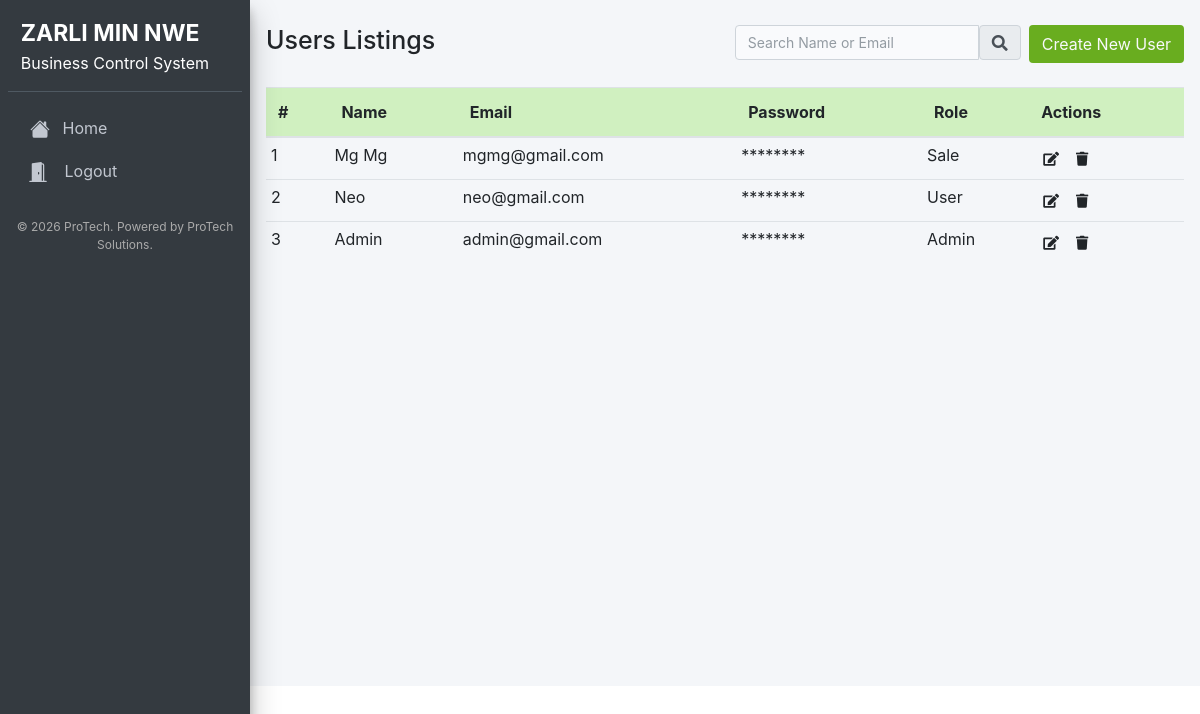
The page /users.php (signed in) on the database as committed earlier.
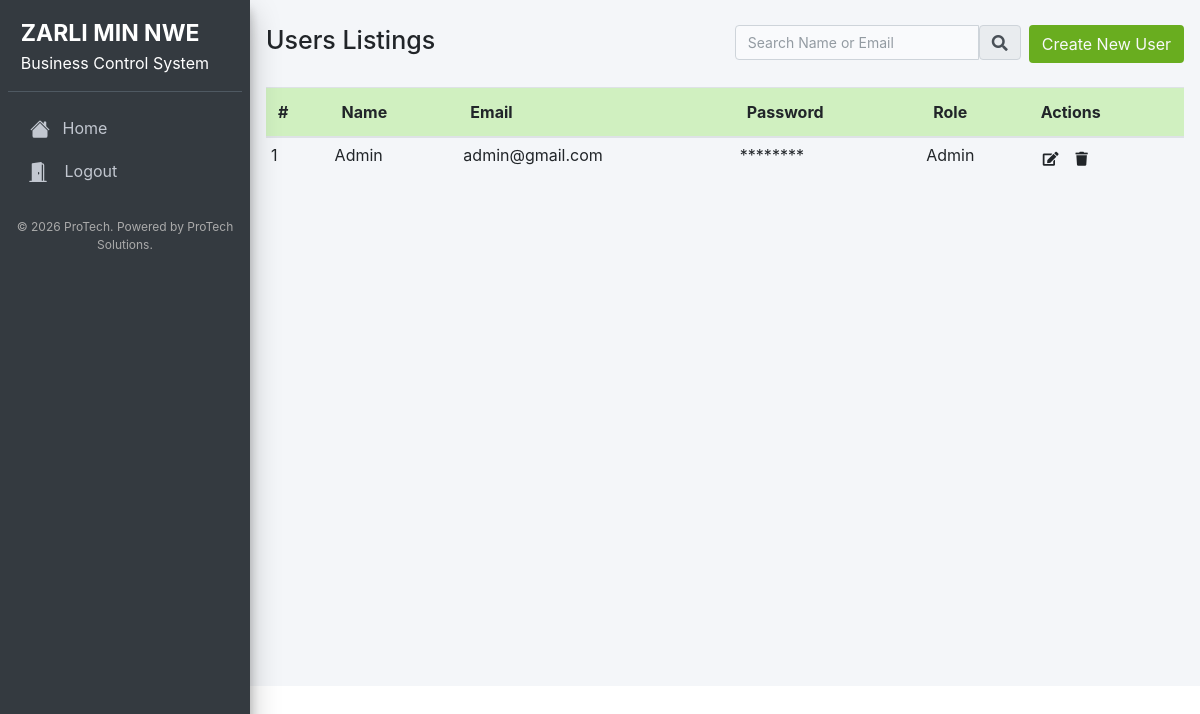
The same page on the database as committed later.
### tables this page shows
CREATE TABLE `users` (
  `id` int(11) NOT NULL,
  `name` varchar(100) NOT NULL,
  `email` varchar(100) NOT NULL,
  `password` varchar(255) NOT NULL,
  `role` int(11) NOT NULL
);

CREATE TABLE `roles` (
  `id` int(11) NOT NULL,
  `name` varchar(255) NOT NULL,
  `description` text NOT NULL
);

### users.php (the view, shortened to what this page needs)
<?php
require '../config/config.php';
include 'header.php';
$pageno = !empty($_GET['pageno']) ? $_GET['pageno'] : 1;
$numOfrecs = 10;
$offset = ($pageno - 1) * $numOfrecs;
$searchQuery = '';
$stmt = $pdo->prepare("SELECT * FROM users $searchQuery ORDER BY id DESC");
$stmt->execute();
$rawResult = $stmt->fetchAll();
$stmt = $pdo->prepare("SELECT * FROM users $searchQuery ORDER BY id DESC LIMIT $offset, $numOfrecs");
$stmt->execute();
$users = $stmt->fetchAll();
?>
<div class="col-md-12 px-3">
    <div class="d-flex mt-4 mb-4 justify-content-between">
        <h1 class="card-title">Users Listings</h1>
        <div class="d-flex">
            <form action="" method="post" class="me-2">
                <div class="input-group">
                    <input type="text" class="form-control" placeholder="Search Name or Email" name="search">
                    <button type="submit" class="input-group-text">
                        <i class="fas fa-search"></i>
                    </button>
                </div>
            </form>
            <a href="user_add.php" class="btn btn-purple text-light ml-2">Create New User</a>
        </div>
    </div>
    <div class="outer">
        <table class="table table-hover">
            <thead class="custom-thead">
                <tr>
                    <th>#</th>
                    <th>Name</th>
                    <th>Email</th>
                    <th>Password</th>
                    <th>Role</th>
                    <th>Actions</th>
                </tr>
            </thead>
            <tbody>
                <?php
                if ($users) {
                    $count = $offset + 1;
                    foreach ($users as $user) {
                        $role_id = $user['role'];
                        $stmt = $pdo->prepare("SELECT * FROM roles WHERE id='$role_id'");
                        $stmt->execute();
                        $role = $stmt->fetch(PDO::FETCH_ASSOC);
                        ?>
                        <tr>
                            <td><?php echo $count; ?></td>
                            <td><?php echo htmlspecialchars($user['name']); ?></td>
                            <td><?php echo htmlspecialchars($user['email']); ?></td>
                            <td><?php echo str_repeat('*', 8);  ?></td>
                            <td><?php echo htmlspecialchars($role['name']); ?></td>
                            <td>
                                <div class="btn-group">
                                    <a href="user_edit.php?id=<?php echo $user['id'];?>" class="btn btn-sm">
                                        <i class="fas fa-edit"></i>
                                    </a>
                                    <a href="user_delete.php?id=<?php echo $user['id'];?>" class="btn btn-sm delete-user">
                                        <i class="fas fa-trash"></i>
                                    </a>
                                </div>
                            </td>
                        </tr>
                        <?php
                        $count++;
                    }
                } else {
                    echo '<tr><td colspan="5" class="text-center">No users found</td></tr>';
                }
                ?>
            </tbody>
        </table>
    </div>
</div>

Rows that differ between the two databases and show on the page:
removed users: name "Mg Mg", email "mgmg@gmail.com", roles.name "Sale"
removed users: name "Neo", email "neo@gmail.com", roles.name "User"
